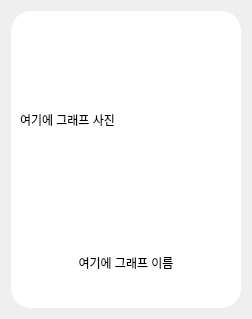
<?xml version="1.0" encoding="UTF-8"?>
<ui version="4.0">
 <class>Form</class>
 <widget class="QWidget" name="Form">
  <property name="geometry">
   <rect>
    <x>0</x>
    <y>0</y>
    <width>252</width>
    <height>319</height>
   </rect>
  </property>
  <property name="minimumSize">
   <size>
    <width>252</width>
    <height>319</height>
   </size>
  </property>
  <property name="maximumSize">
   <size>
    <width>252</width>
    <height>319</height>
   </size>
  </property>
  <property name="windowTitle">
   <string>Form</string>
  </property>
  <layout class="QVBoxLayout" name="verticalLayout_2">
   <item>
    <widget class="QFrame" name="frame">
     <property name="styleSheet">
      <string notr="true">background-color: rgb(255, 255, 255);
border-radius:20px;</string>
     </property>
     <property name="frameShape">
      <enum>QFrame::StyledPanel</enum>
     </property>
     <property name="frameShadow">
      <enum>QFrame::Raised</enum>
     </property>
     <layout class="QVBoxLayout" name="verticalLayout">
      <item>
       <widget class="QLabel" name="map_lab">
        <property name="minimumSize">
         <size>
          <width>0</width>
          <height>200</height>
         </size>
        </property>
        <property name="text">
         <string>여기에 그래프 사진</string>
        </property>
        <property name="scaledContents">
         <bool>true</bool>
        </property>
       </widget>
      </item>
      <item>
       <widget class="QLabel" name="map_info">
        <property name="text">
         <string>여기에 그래프 이름</string>
        </property>
        <property name="alignment">
         <set>Qt::AlignCenter</set>
        </property>
       </widget>
      </item>
     </layout>
    </widget>
   </item>
  </layout>
 </widget>
 <resources/>
 <connections/>
</ui>
